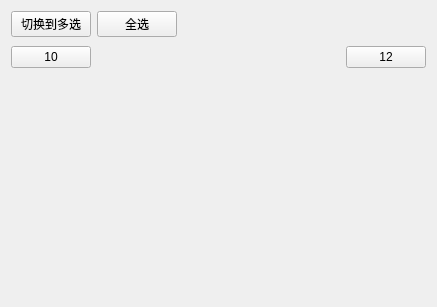
<?xml version="1.0" encoding="UTF-8"?>
<ui version="4.0">
 <class>Calendar</class>
 <widget class="QWidget" name="Calendar">
  <property name="geometry">
   <rect>
    <x>0</x>
    <y>0</y>
    <width>437</width>
    <height>307</height>
   </rect>
  </property>
  <property name="windowTitle">
   <string>Form</string>
  </property>
  <layout class="QVBoxLayout" name="verticalLayout">
   <item>
    <layout class="QHBoxLayout" name="horizontalLayout_2">
     <item>
      <widget class="QPushButton" name="pushButton_SelectMode">
       <property name="text">
        <string>切换到多选</string>
       </property>
      </widget>
     </item>
     <item>
      <widget class="QPushButton" name="pushButton_SelectAll">
       <property name="text">
        <string>全选</string>
       </property>
      </widget>
     </item>
     <item>
      <spacer name="horizontalSpacer">
       <property name="orientation">
        <enum>Qt::Horizontal</enum>
       </property>
       <property name="sizeHint" stdset="0">
        <size>
         <width>40</width>
         <height>20</height>
        </size>
       </property>
      </spacer>
     </item>
    </layout>
   </item>
   <item>
    <layout class="QHBoxLayout" name="horizontalLayout">
     <property name="sizeConstraint">
      <enum>QLayout::SetDefaultConstraint</enum>
     </property>
     <item>
      <widget class="QPushButton" name="pushButton_PreMonth">
       <property name="text">
        <string>10</string>
       </property>
      </widget>
     </item>
     <item>
      <widget class="QLabel" name="label_CurMonth">
       <property name="sizePolicy">
        <sizepolicy hsizetype="Expanding" vsizetype="Preferred">
         <horstretch>0</horstretch>
         <verstretch>0</verstretch>
        </sizepolicy>
       </property>
       <property name="font">
        <font>
         <pointsize>18</pointsize>
         <weight>75</weight>
         <bold>true</bold>
        </font>
       </property>
       <property name="text">
        <string/>
       </property>
       <property name="alignment">
        <set>Qt::AlignCenter</set>
       </property>
      </widget>
     </item>
     <item>
      <widget class="QPushButton" name="pushButton_NextMonth">
       <property name="text">
        <string>12</string>
       </property>
      </widget>
     </item>
    </layout>
   </item>
   <item>
    <layout class="QGridLayout" name="gridLayout">
     <item row="0" column="0">
      <widget class="CalendarItem" name="widget_01" native="true">
       <property name="sizePolicy">
        <sizepolicy hsizetype="Preferred" vsizetype="Preferred">
         <horstretch>0</horstretch>
         <verstretch>0</verstretch>
        </sizepolicy>
       </property>
      </widget>
     </item>
     <item row="0" column="1">
      <widget class="CalendarItem" name="widget_02" native="true">
       <property name="sizePolicy">
        <sizepolicy hsizetype="Preferred" vsizetype="Preferred">
         <horstretch>0</horstretch>
         <verstretch>0</verstretch>
        </sizepolicy>
       </property>
      </widget>
     </item>
     <item row="0" column="2">
      <widget class="CalendarItem" name="widget_03" native="true">
       <property name="sizePolicy">
        <sizepolicy hsizetype="Preferred" vsizetype="Preferred">
         <horstretch>0</horstretch>
         <verstretch>0</verstretch>
        </sizepolicy>
       </property>
      </widget>
     </item>
     <item row="0" column="3">
      <widget class="CalendarItem" name="widget_04" native="true">
       <property name="sizePolicy">
        <sizepolicy hsizetype="Preferred" vsizetype="Preferred">
         <horstretch>0</horstretch>
         <verstretch>0</verstretch>
        </sizepolicy>
       </property>
      </widget>
     </item>
     <item row="0" column="4">
      <widget class="CalendarItem" name="widget_05" native="true">
       <property name="sizePolicy">
        <sizepolicy hsizetype="Preferred" vsizetype="Preferred">
         <horstretch>0</horstretch>
         <verstretch>0</verstretch>
        </sizepolicy>
       </property>
      </widget>
     </item>
     <item row="0" column="5">
      <widget class="CalendarItem" name="widget_06" native="true">
       <property name="sizePolicy">
        <sizepolicy hsizetype="Preferred" vsizetype="Preferred">
         <horstretch>0</horstretch>
         <verstretch>0</verstretch>
        </sizepolicy>
       </property>
      </widget>
     </item>
     <item row="0" column="6">
      <widget class="CalendarItem" name="widget_07" native="true">
       <property name="sizePolicy">
        <sizepolicy hsizetype="Preferred" vsizetype="Preferred">
         <horstretch>0</horstretch>
         <verstretch>0</verstretch>
        </sizepolicy>
       </property>
      </widget>
     </item>
     <item row="1" column="0">
      <widget class="CalendarItem" name="widget_11" native="true">
       <property name="sizePolicy">
        <sizepolicy hsizetype="Preferred" vsizetype="Preferred">
         <horstretch>0</horstretch>
         <verstretch>0</verstretch>
        </sizepolicy>
       </property>
      </widget>
     </item>
     <item row="1" column="1">
      <widget class="CalendarItem" name="widget_12" native="true">
       <property name="sizePolicy">
        <sizepolicy hsizetype="Preferred" vsizetype="Preferred">
         <horstretch>0</horstretch>
         <verstretch>0</verstretch>
        </sizepolicy>
       </property>
      </widget>
     </item>
     <item row="1" column="2">
      <widget class="CalendarItem" name="widget_13" native="true">
       <property name="sizePolicy">
        <sizepolicy hsizetype="Preferred" vsizetype="Preferred">
         <horstretch>0</horstretch>
         <verstretch>0</verstretch>
        </sizepolicy>
       </property>
      </widget>
     </item>
     <item row="1" column="3">
      <widget class="CalendarItem" name="widget_14" native="true">
       <property name="sizePolicy">
        <sizepolicy hsizetype="Preferred" vsizetype="Preferred">
         <horstretch>0</horstretch>
         <verstretch>0</verstretch>
        </sizepolicy>
       </property>
      </widget>
     </item>
     <item row="1" column="4">
      <widget class="CalendarItem" name="widget_15" native="true">
       <property name="sizePolicy">
        <sizepolicy hsizetype="Preferred" vsizetype="Preferred">
         <horstretch>0</horstretch>
         <verstretch>0</verstretch>
        </sizepolicy>
       </property>
      </widget>
     </item>
     <item row="1" column="5">
      <widget class="CalendarItem" name="widget_16" native="true">
       <property name="sizePolicy">
        <sizepolicy hsizetype="Preferred" vsizetype="Preferred">
         <horstretch>0</horstretch>
         <verstretch>0</verstretch>
        </sizepolicy>
       </property>
      </widget>
     </item>
     <item row="1" column="6">
      <widget class="CalendarItem" name="widget_17" native="true">
       <property name="sizePolicy">
        <sizepolicy hsizetype="Preferred" vsizetype="Preferred">
         <horstretch>0</horstretch>
         <verstretch>0</verstretch>
        </sizepolicy>
       </property>
      </widget>
     </item>
     <item row="2" column="0">
      <widget class="CalendarItem" name="widget_21" native="true">
       <property name="sizePolicy">
        <sizepolicy hsizetype="Preferred" vsizetype="Preferred">
         <horstretch>0</horstretch>
         <verstretch>0</verstretch>
        </sizepolicy>
       </property>
      </widget>
     </item>
     <item row="2" column="1">
      <widget class="CalendarItem" name="widget_22" native="true">
       <property name="sizePolicy">
        <sizepolicy hsizetype="Preferred" vsizetype="Preferred">
         <horstretch>0</horstretch>
         <verstretch>0</verstretch>
        </sizepolicy>
       </property>
      </widget>
     </item>
     <item row="2" column="2">
      <widget class="CalendarItem" name="widget_23" native="true">
       <property name="sizePolicy">
        <sizepolicy hsizetype="Preferred" vsizetype="Preferred">
         <horstretch>0</horstretch>
         <verstretch>0</verstretch>
        </sizepolicy>
       </property>
      </widget>
     </item>
     <item row="2" column="3">
      <widget class="CalendarItem" name="widget_24" native="true">
       <property name="sizePolicy">
        <sizepolicy hsizetype="Preferred" vsizetype="Preferred">
         <horstretch>0</horstretch>
         <verstretch>0</verstretch>
        </sizepolicy>
       </property>
      </widget>
     </item>
     <item row="2" column="4">
      <widget class="CalendarItem" name="widget_25" native="true">
       <property name="sizePolicy">
        <sizepolicy hsizetype="Preferred" vsizetype="Preferred">
         <horstretch>0</horstretch>
         <verstretch>0</verstretch>
        </sizepolicy>
       </property>
      </widget>
     </item>
     <item row="2" column="5">
      <widget class="CalendarItem" name="widget_26" native="true">
       <property name="sizePolicy">
        <sizepolicy hsizetype="Preferred" vsizetype="Preferred">
         <horstretch>0</horstretch>
         <verstretch>0</verstretch>
        </sizepolicy>
       </property>
      </widget>
     </item>
     <item row="2" column="6">
      <widget class="CalendarItem" name="widget_27" native="true">
       <property name="sizePolicy">
        <sizepolicy hsizetype="Preferred" vsizetype="Preferred">
         <horstretch>0</horstretch>
         <verstretch>0</verstretch>
        </sizepolicy>
       </property>
      </widget>
     </item>
     <item row="3" column="0">
      <widget class="CalendarItem" name="widget_31" native="true">
       <property name="sizePolicy">
        <sizepolicy hsizetype="Preferred" vsizetype="Preferred">
         <horstretch>0</horstretch>
         <verstretch>0</verstretch>
        </sizepolicy>
       </property>
      </widget>
     </item>
     <item row="3" column="1">
      <widget class="CalendarItem" name="widget_32" native="true">
       <property name="sizePolicy">
        <sizepolicy hsizetype="Preferred" vsizetype="Preferred">
         <horstretch>0</horstretch>
         <verstretch>0</verstretch>
        </sizepolicy>
       </property>
      </widget>
     </item>
     <item row="3" column="2">
      <widget class="CalendarItem" name="widget_33" native="true">
       <property name="sizePolicy">
        <sizepolicy hsizetype="Preferred" vsizetype="Preferred">
         <horstretch>0</horstretch>
         <verstretch>0</verstretch>
        </sizepolicy>
       </property>
      </widget>
     </item>
     <item row="3" column="3">
      <widget class="CalendarItem" name="widget_34" native="true">
       <property name="sizePolicy">
        <sizepolicy hsizetype="Preferred" vsizetype="Preferred">
         <horstretch>0</horstretch>
         <verstretch>0</verstretch>
        </sizepolicy>
       </property>
      </widget>
     </item>
     <item row="3" column="4">
      <widget class="CalendarItem" name="widget_35" native="true">
       <property name="sizePolicy">
        <sizepolicy hsizetype="Preferred" vsizetype="Preferred">
         <horstretch>0</horstretch>
         <verstretch>0</verstretch>
        </sizepolicy>
       </property>
      </widget>
     </item>
     <item row="3" column="5">
      <widget class="CalendarItem" name="widget_36" native="true">
       <property name="sizePolicy">
        <sizepolicy hsizetype="Preferred" vsizetype="Preferred">
         <horstretch>0</horstretch>
         <verstretch>0</verstretch>
        </sizepolicy>
       </property>
      </widget>
     </item>
     <item row="3" column="6">
      <widget class="CalendarItem" name="widget_37" native="true">
       <property name="sizePolicy">
        <sizepolicy hsizetype="Preferred" vsizetype="Preferred">
         <horstretch>0</horstretch>
         <verstretch>0</verstretch>
        </sizepolicy>
       </property>
      </widget>
     </item>
     <item row="4" column="0">
      <widget class="CalendarItem" name="widget_41" native="true">
       <property name="sizePolicy">
        <sizepolicy hsizetype="Preferred" vsizetype="Preferred">
         <horstretch>0</horstretch>
         <verstretch>0</verstretch>
        </sizepolicy>
       </property>
      </widget>
     </item>
     <item row="4" column="1">
      <widget class="CalendarItem" name="widget_42" native="true">
       <property name="sizePolicy">
        <sizepolicy hsizetype="Preferred" vsizetype="Preferred">
         <horstretch>0</horstretch>
         <verstretch>0</verstretch>
        </sizepolicy>
       </property>
      </widget>
     </item>
     <item row="4" column="2">
      <widget class="CalendarItem" name="widget_43" native="true">
       <property name="sizePolicy">
        <sizepolicy hsizetype="Preferred" vsizetype="Preferred">
         <horstretch>0</horstretch>
         <verstretch>0</verstretch>
        </sizepolicy>
       </property>
      </widget>
     </item>
     <item row="4" column="3">
      <widget class="CalendarItem" name="widget_44" native="true">
       <property name="sizePolicy">
        <sizepolicy hsizetype="Preferred" vsizetype="Preferred">
         <horstretch>0</horstretch>
         <verstretch>0</verstretch>
        </sizepolicy>
       </property>
      </widget>
     </item>
     <item row="4" column="4">
      <widget class="CalendarItem" name="widget_45" native="true">
       <property name="sizePolicy">
        <sizepolicy hsizetype="Preferred" vsizetype="Preferred">
         <horstretch>0</horstretch>
         <verstretch>0</verstretch>
        </sizepolicy>
       </property>
      </widget>
     </item>
     <item row="4" column="5">
      <widget class="CalendarItem" name="widget_46" native="true">
       <property name="sizePolicy">
        <sizepolicy hsizetype="Preferred" vsizetype="Preferred">
         <horstretch>0</horstretch>
         <verstretch>0</verstretch>
        </sizepolicy>
       </property>
      </widget>
     </item>
     <item row="4" column="6">
      <widget class="CalendarItem" name="widget_47" native="true">
       <property name="sizePolicy">
        <sizepolicy hsizetype="Preferred" vsizetype="Preferred">
         <horstretch>0</horstretch>
         <verstretch>0</verstretch>
        </sizepolicy>
       </property>
      </widget>
     </item>
     <item row="5" column="0">
      <widget class="CalendarItem" name="widget_51" native="true">
       <property name="sizePolicy">
        <sizepolicy hsizetype="Preferred" vsizetype="Preferred">
         <horstretch>0</horstretch>
         <verstretch>0</verstretch>
        </sizepolicy>
       </property>
      </widget>
     </item>
     <item row="5" column="1">
      <widget class="CalendarItem" name="widget_52" native="true">
       <property name="sizePolicy">
        <sizepolicy hsizetype="Preferred" vsizetype="Preferred">
         <horstretch>0</horstretch>
         <verstretch>0</verstretch>
        </sizepolicy>
       </property>
      </widget>
     </item>
     <item row="5" column="2">
      <widget class="CalendarItem" name="widget_53" native="true">
       <property name="sizePolicy">
        <sizepolicy hsizetype="Preferred" vsizetype="Preferred">
         <horstretch>0</horstretch>
         <verstretch>0</verstretch>
        </sizepolicy>
       </property>
      </widget>
     </item>
     <item row="5" column="3">
      <widget class="CalendarItem" name="widget_54" native="true">
       <property name="sizePolicy">
        <sizepolicy hsizetype="Preferred" vsizetype="Preferred">
         <horstretch>0</horstretch>
         <verstretch>0</verstretch>
        </sizepolicy>
       </property>
      </widget>
     </item>
     <item row="5" column="4">
      <widget class="CalendarItem" name="widget_55" native="true">
       <property name="sizePolicy">
        <sizepolicy hsizetype="Preferred" vsizetype="Preferred">
         <horstretch>0</horstretch>
         <verstretch>0</verstretch>
        </sizepolicy>
       </property>
      </widget>
     </item>
     <item row="5" column="5">
      <widget class="CalendarItem" name="widget_56" native="true">
       <property name="sizePolicy">
        <sizepolicy hsizetype="Preferred" vsizetype="Preferred">
         <horstretch>0</horstretch>
         <verstretch>0</verstretch>
        </sizepolicy>
       </property>
      </widget>
     </item>
     <item row="5" column="6">
      <widget class="CalendarItem" name="widget_57" native="true">
       <property name="sizePolicy">
        <sizepolicy hsizetype="Preferred" vsizetype="Preferred">
         <horstretch>0</horstretch>
         <verstretch>0</verstretch>
        </sizepolicy>
       </property>
      </widget>
     </item>
     <item row="6" column="0">
      <widget class="CalendarItem" name="widget_61" native="true">
       <property name="sizePolicy">
        <sizepolicy hsizetype="Preferred" vsizetype="Preferred">
         <horstretch>0</horstretch>
         <verstretch>0</verstretch>
        </sizepolicy>
       </property>
      </widget>
     </item>
     <item row="6" column="1">
      <widget class="CalendarItem" name="widget_62" native="true">
       <property name="sizePolicy">
        <sizepolicy hsizetype="Preferred" vsizetype="Preferred">
         <horstretch>0</horstretch>
         <verstretch>0</verstretch>
        </sizepolicy>
       </property>
      </widget>
     </item>
     <item row="6" column="2">
      <widget class="CalendarItem" name="widget_63" native="true">
       <property name="sizePolicy">
        <sizepolicy hsizetype="Preferred" vsizetype="Preferred">
         <horstretch>0</horstretch>
         <verstretch>0</verstretch>
        </sizepolicy>
       </property>
      </widget>
     </item>
     <item row="6" column="3">
      <widget class="CalendarItem" name="widget_64" native="true">
       <property name="sizePolicy">
        <sizepolicy hsizetype="Preferred" vsizetype="Preferred">
         <horstretch>0</horstretch>
         <verstretch>0</verstretch>
        </sizepolicy>
       </property>
      </widget>
     </item>
     <item row="6" column="4">
      <widget class="CalendarItem" name="widget_65" native="true">
       <property name="sizePolicy">
        <sizepolicy hsizetype="Preferred" vsizetype="Preferred">
         <horstretch>0</horstretch>
         <verstretch>0</verstretch>
        </sizepolicy>
       </property>
      </widget>
     </item>
     <item row="6" column="5">
      <widget class="CalendarItem" name="widget_66" native="true">
       <property name="sizePolicy">
        <sizepolicy hsizetype="Preferred" vsizetype="Preferred">
         <horstretch>0</horstretch>
         <verstretch>0</verstretch>
        </sizepolicy>
       </property>
      </widget>
     </item>
     <item row="6" column="6">
      <widget class="CalendarItem" name="widget_67" native="true">
       <property name="sizePolicy">
        <sizepolicy hsizetype="Preferred" vsizetype="Preferred">
         <horstretch>0</horstretch>
         <verstretch>0</verstretch>
        </sizepolicy>
       </property>
      </widget>
     </item>
    </layout>
   </item>
  </layout>
 </widget>
 <customwidgets>
  <customwidget>
   <class>CalendarItem</class>
   <extends>QWidget</extends>
   <header>calendaritem.h</header>
   <container>1</container>
  </customwidget>
 </customwidgets>
 <resources/>
 <connections/>
</ui>
